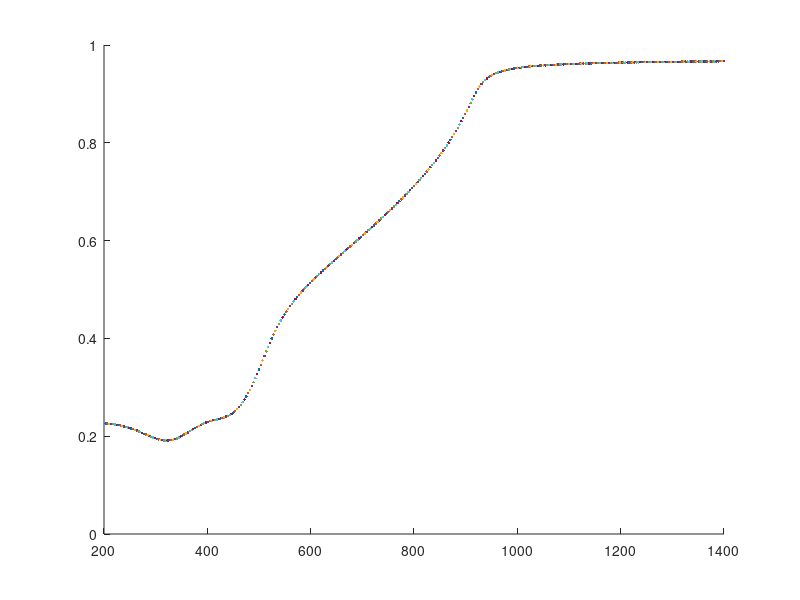

This figure's MATLAB source:
%B.DispersionrelationinMATLAB
%B.1.AngleresolvedsimulationbyBruggemanandMaxwell-GarnettModel
%AngleresolvedsimulationbyBruggemanModel

%% section 1
e3=1;
eair=1;
e1=2.25;
d=120;
ed=eair;
c=3*10^17;%veloflightinnm/s
g1=42*pi/180;
g2=60*pi/180;
s=1*pi/180;
theta=g1:s:g2;
hold on
%fid=fopen('e_per_lambda.txt','a+');
epsinfinity=1.53;
lambdap=145;
gammap=17000;
A1=.94;
phi1=-pi/4;
lambda1=468;
gamma1=2300;
A2=1.36;
phi2=-pi/4;
lambda2=331;
gamma2=940;
for ii=1:340
    lambdaa(ii)=200+ii*(1400-200)/340;
    lambda=lambdaa(ii);
    epsilon(ii)=epsinfinity-1/lambdap^2/(1/lambda^2+sqrt(-1)/gammap/lambda)+A1/lambda1*((exp(sqrt(-1)*phi1)/(1/lambda1-1/lambda-sqrt(-1)/gamma1)...
        +(exp(-sqrt(-1)*phi1)/(1/lambda1+1/lambda+sqrt(-1)/gamma1))))...
        +A2/lambda2*((exp(sqrt(-1)*phi2)/(1/lambda2-1/lambda-sqrt(-1)/gamma2)...
        +(exp(-sqrt(-1)*phi2)/(1/lambda2+1/lambda+sqrt(-1)/gamma2))));
    e2=epsilon(ii);

    w=2*pi*c/lambda;%omega
    f=0.5;%f=1means100%puregold
    M=(3*f-1)*e2+(2-3*f)*e3;
    v=(M^2)+8*e2*e3;
    vol=imag(v^0.5);
    %mol=imag(M);
    if vol<0
    e2brug=(M-(v^0.5))/4;
    else
    e2brug=(M+(v^0.5))/4;
    end
    kx=(w/c)*((e1)^0.5)*sin(g1);%+ve
    kz1=(((w^2/c^2)*e1)-kx^2)^0.5;%(isrealnumber)
    kz2=(((w^2/c^2)*e2brug)-kx^2)^0.5;%(isaComplexno.)
    kz3=(((w^2/c^2)*e3)-kx^2)^0.5;%(shouldbepurelyimaginary)
    A=(1-((kz2*e1)/(kz1*e2brug)))-(1+((kz2*e1)/(kz1*e2brug)))*(kz3*e2brug-kz2*e3)/(kz3*e2brug+kz2*e3)*exp(2i*kz2*d);
    B=(1+((kz2*e1)/(kz1*e2brug)))-(1-((kz2*e1)/(kz1*e2brug)))*(kz3*e2brug-kz2*e3)/(kz3*e2brug+kz2*e3)*exp(2i*kz2*d);
    Hry=A/B;
    y=abs(Hry);
    x=lambda;
%fprintf(fid,'%E\n',x);
    plot(x,y);
end%fclose(fid);

% %% section 2 
% 
% d=60;%thicknessoflayerinnmc=3*10^17;%veloflightinnm/se1=2.25;%epsilonforglass
% eair=1;e3=eair;ed=eair;%epsilont1=42*pi/180;
% t2=57*pi/180;s=1*pi/180;
% 
% 
% theta=t1;%:s:t2;
% f=0.50;%percentageofair
% hold on
% epsinfinity=1.53;
% lambdap=145;
% gammap=17000;
% A1=.94;
% phi1=-pi/4;
% lambda1=468;
% gamma1=2300;
% A2=1.36;
% phi2=-pi/4;
% lambda2=331;
% gamma2=940;
% for ii=1:540
% lambdaa(ii)=496.28+ii*(2000-496.28)/540;
% lambda=lambdaa(ii);
% epsilon(ii)=epsinfinity-1/lambdap^2/(1/lambda^2+sqrt(-1)/gammap/lambda)+...
% A1/lambda1*((exp(sqrt(-1)*phi1)/(1/lambda1-1/lambda-sqrt(-1)/gamma1)+(exp(-sqrt(-1)*phi1)/(1/lambda1+1/lambda+sqrt(-1)/gamma1))))+...
% A2/lambda2*((exp(sqrt(-1)*phi2)/(1/lambda2-1/lambda-sqrt(-1)/gamma2)+(exp(-sqrt(-1)*phi2)/(1/lambda2+1/lambda+sqrt(-1)/gamma2))));egold=epsilon(ii);
% e_ll=f*eair+(1-f)*egold;e_per=egold*(((1+f)*eair+(1-f)*egold)/((1-f)*eair+(1+f)*egold));
% w=2*pi*c/lambda;%omegaforg=1:length(theta);
% g1=theta(g);
% kx=(w/c)*((e1)^0.5)*sin(g1);kz3=(((w^2/c^2)*ed)-kx^2)^0.5;kz2=(((w^2/c^2)*e_per)-(e_per/e_ll)*kx^2)^0.5;kz1=(((w^2/c^2)*e1)-kx^2)^0.5;%(isrealnumber)
% A=(1-((kz2*e1)/(kz1*e_per)))-(1+((kz2*e1)/(kz1*e_per)))*(kz3*e_per-kz2*e3)/(kz3*e_per+kz2*e3)*exp(2i*kz2*d);
% B=(1+((kz2*e1)/(kz1*e_per)))-(1-((kz2*e1)/(kz1*e_per)))*(kz3*e_per-kz2*e3)/(kz3*e_per+kz2*e3)*exp(2i*kz2*d);
% Hry=A/B;x=lambda;y=abs(Hry);
% plot(x,y);
% end
% 
% 
% w=2*pi*c/lambda;
% f=0.5;%f=1means100%puregold
% M=(3*f-1)*e2+(2-3*f)*e4;v=(M^2)+8*e2*e4;vol=imag(v^0.5);
% if vol<0
%     e2brug=(M-(v^0.5))/4;
% else
%     e2brug=(M+(v^0.5))/4;
% end
% 
% %Definingvariables
% d=120;%thicknessoflayerinnm
% c=3*10^17;%veloflightinnm/s%e1=2.25;%epsilonforGee3=1;%epsilonvalueofSi12.25
% e4=1;
% hold on
% %fid=fopen('Au60min_x2.txt','a+');
% epsinfinity=1.53;lambdap=145;gammap=17000;A1=.94;phi1=-pi/4;lambda1=468;
% gamma1=2300;A2=1.36;phi2=-pi/4;lambda2=331;gamma2=940;
% for ii=1:300
% lambdaa(ii)=400+ii*(1900-400)/300;
% lambda=780;%lambdaa(ii);
% epsilon(ii)=epsinfinity-
% 1/lambdap^2/(1/lambda^2+sqrt(-1)/gammap/lambda)+
% A1/lambda1*((exp(sqrt(-1)*phi1)/(1/lambda1-1/lambda-sqrt(-1)/gamma1)+(exp(-sqrt(-1)*phi1)/(1/lambda1+1/lambda+sqrt(-1)/gamma1))))+
% A2/lambda2*((exp(sqrt(-1)*phi2)/(1/lambda2-1/lambda-sqrt(-1)/gamma2)+(exp(-sqrt(-1)*phi2)/(1/lambda2+1/lambda+sqrt(-1)/gamma2))));e2=complex(real(epsilon(ii)),imag(epsilon(ii)));
% 
% A=(e2brug*e3)/(e3+e2brug);kx=(w/c)*(A^0.5)*10^3;
% x=real(kx)
% y=1240.7/lambda;
% %fprintf(fid,'%E\n',x);
% plot(x,y);end
% %fclose(fid);
% WavevectorbyMaxwell-GarnettModel
% eair=1;
% f=0.5;%percentageofair
% ed=eair;
% c=3*10^17;%veloflightinnm/shold on
% %fid=fopen('e_per_lambda.txt','a+');
% epsinfinity=1.53;lambdap=145;gammap=17000;A1=.94;phi1=-pi/4;lambda1=468;
% gamma1=2300;A2=1.36;phi2=-pi/4;lambda2=331;gamma2=940;
% for ii=1:340
% lambdaa(ii)=200+ii*(1900-200)/340;
% lambda=780;%lambdaa(ii);
% epsilon(ii)=epsinfinity-
% 1/lambdap^2/(1/lambda^2+sqrt(-1)/gammap/lambda)+
% A1/lambda1*((exp(sqrt(-1)*phi1)/(1/lambda1-1/lambda-sqrt(-1)/gamma1)+(exp(-sqrt(-1)*phi1)/(1/lambda1+1/lambda+sqrt(-1)/gamma1))))+
% A2/lambda2*((exp(sqrt(-1)*phi2)/(1/lambda2-1/lambda-sqrt(-1)/gamma2)+(exp(-sqrt(-1)*phi2)/(1/lambda2+1/lambda+sqrt(-1)/gamma2))));egold=epsilon(ii);
% e_ll=f*eair+(1-f)*egold;e_per=egold*(((1+f)*eair+(1-f)*egold)/((1-f)*eair+(1+f)*egold));
% w=2*pi*c/lambda;%omegaA=ed-e_per;
% 100
% 
% B=ed-(e_ll*e_per/ed);
% kx=(w/c)*((e_ll*A/B)^0.5);kzd=(((w^2/c^2)*ed)-kx^2)^0.5;kzm=(((w^2/c^2)*e_per)-(e_per/e_ll)*kx^2)^0.5;
% %y=real(e_per);y=1240.7/lambda;x=real(kx)
% %fprintf(fid,'%E\n',x);plot(x,y);
% end%fclose(fid);
% B.3.TransmissionCalculation
% %Definingvariablesclearall
% d=120;%thicknessoflayerinnmc=3*10^17;%veloflightinnm/se1=1;%epsilonforglass
% e3=1;%epsilonvalueofairt1=0;
% theta=t1;g1=theta;%:s:t2;hold on
% fid=fopen('Trans_Au46_y.txt','a+');
% epsinfinity=1.53;lambdap=145;gammap=17000;A1=.94;phi1=-pi/4;
% lambda1=468;gamma1=2300;A2=1.36;phi2=-pi/4;lambda2=331;gamma2=940;for ii=1:700
% lambdaa(ii)=300+ii*(1800-300)/700;
% lambda=lambdaa(ii);
% epsilon(ii)=epsinfinity-1/lambdap^2/(1/lambda^2+sqrt(-1)/gammap/lambda)+
% A1/lambda1*((exp(sqrt(-1)*phi1)/(1/lambda1-1/lambda-sqrt(-1)/gamma1)+(exp(-sqrt(-1)*phi1)/(1/lambda1+1/lambda+sqrt(-1)/gamma1))))+
% A2/lambda2*((exp(sqrt(-1)*phi2)/(1/lambda2-1/lambda-sqrt(-1)/gamma2)+(exp(-sqrt(-1)*phi2)/(1/lambda2+1/lambda+sqrt(-1)/gamma2))));e2=complex(real(epsilon(ii)),imag(epsilon(ii)));
% 
% %forjj=1:100
% %theta(jj)=42+jj*(52-42)/100;
% %forg=1:length(theta);w=2*pi*c/lambda;%omega
% f=0.5;%f=1means100%puregoldM=(3*f-1)*e2+(2-3*f)*e3;
% v=(M^2)+8*e2*e3;vol=imag(v^0.5);
% %mol=imag(M);ifvol<0
% e2brug=(M-(v^0.5))/4;
% else
% e2brug=(M+(v^0.5))/4;end
% RE=(real(e2brug))^2;IE=(imag(e2brug))^2;
% UN=RE+IE;
% n=(0.5*(UN^0.5+RE^0.5))^0.5;s=(0.5*(UN^0.5-RE^0.5))^0.5;t1=2*3.5/(3.5+n);
% t3=2*n/(1+n);
% g1=0;%theta(g);kx=(w/c)*((e1)^0.5)*sin(g1);%+ve
% %kz1=(((w^2/c^2)*e1)-kx^2)^0.5;%(isrealnumber)
% kz2=(((w^2/c^2)*e2brug)-kx^2)^0.5;%(isaComplexno.)
% %kz3=(((w^2/c^2)*e3)-kx^2)^0.5;%(shouldbepurelyimaginary)Int=(t1*t3*exp(-imag(kz2)*d))^2;
% x=lambda;%g1;
% y=Int;
% %axis([300180000.2])%fprintf(fid,'%E\n',y);
% plot(x,y);%end
% end%fclose(fid);